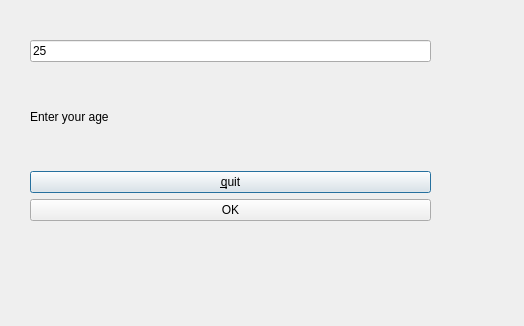
<ui version="4.0" >
 <class>Dialog</class>
 <widget class="QDialog" name="Dialog" >
  <property name="geometry" >
   <rect>
    <x>0</x>
    <y>0</y>
    <width>524</width>
    <height>326</height>
   </rect>
  </property>
  <property name="windowTitle" >
   <string>Dialog</string>
  </property>
  <widget class="QWidget" name="verticalLayout" >
   <property name="geometry" >
    <rect>
     <x>30</x>
     <y>40</y>
     <width>401</width>
     <height>181</height>
    </rect>
   </property>
   <layout class="QVBoxLayout" >
    <item>
     <widget class="QLineEdit" name="lineEdit" >
      <property name="text" >
       <string>25</string>
      </property>
     </widget>
    </item>
    <item>
     <widget class="QLabel" name="label" >
      <property name="text" >
       <string>Enter your age</string>
      </property>
     </widget>
    </item>
    <item>
     <widget class="QPushButton" name="pushButton_2" >
      <property name="text" >
       <string>&amp;quit</string>
      </property>
     </widget>
    </item>
    <item>
     <widget class="QPushButton" name="pushButton" >
      <property name="text" >
       <string>OK</string>
      </property>
     </widget>
    </item>
   </layout>
  </widget>
 </widget>
 <resources/>
 <connections/>
</ui>
